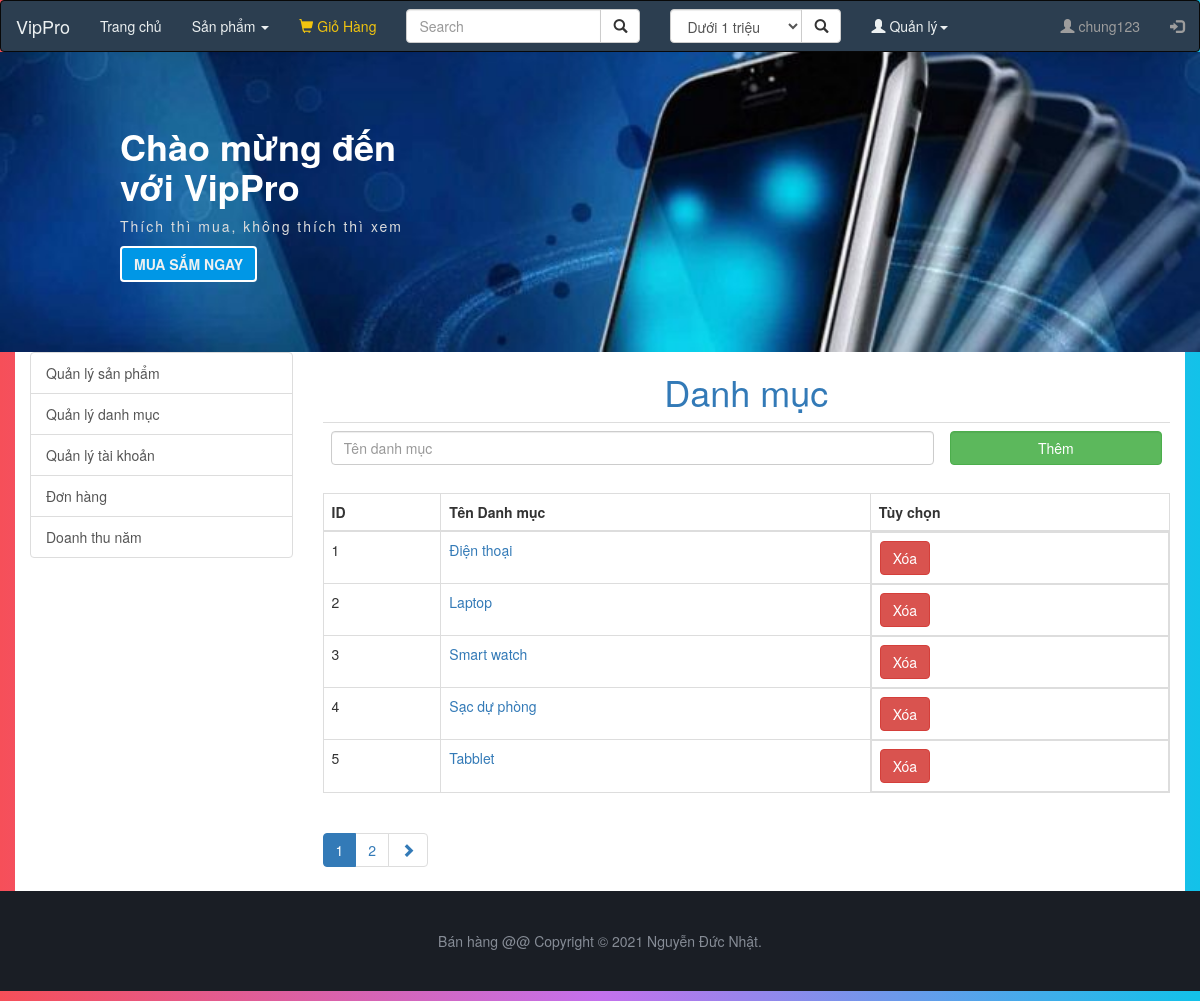
The app's page /manage-category.php (signed in) with its own data.
### tables this page shows
CREATE TABLE `danhmuc` (
  `id` int(10) UNSIGNED NOT NULL,
  `name` varchar(255) NOT NULL
);

### manage-category.php (the view, shortened to what this page needs)
<!DOCTYPE html>
<html lang="en">
<head>
    <?php include("import.php") ?>
</head>
<body>
   <header>
    <?php include("header.php"); ?>
   </header>
   <main>
    <div class="container">
        <div class="mt-3 row">
            <div class="col-sm-3">
                <div class="list-group m-x-2">
                    <a href="manage-product.php" class="list-group-item list-group-item-action list-group-item-primary">Quản lý sản phẩm</a>
                    <a href="manage-category.php" class="list-group-item list-group-item-action">Quản lý danh mục</a>
                    <a href="manage-account.php" class="list-group-item list-group-item-action">Quản lý tài khoản</a>
                    <a href="manage-receipt.php" class="list-group-item list-group-item-action">Đơn hàng</a>
                    <a href="sumary.php" class="list-group-item list-group-item-action">Doanh thu năm</a>
                </div>
            </div>
            <div class="col-sm-9">
                <h1 class="text-center text-primary">Danh mục</h1>
                            <form action="<?php echo htmlspecialchars($_SERVER["PHP_SELF"]);?>" method="POST">
                                <table class="table">
                                    <tr>
                                        <td>
                                            <input class="form-control" type="text" name="cateName" placeholder="Tên danh mục" required>
                                        </td>
                                        <td>
                                            <input class="form-control btn-success" type="submit" value="Thêm">
                                        </td>
                                    </tr>
                                </table>
                            </form>
                <div class="table-cont">
                    <div class="table-responsive-md">
                        <table class="table table-hover table-bordered">
                            <thead>
                                <tr>
                                <th>ID</th>
                                <th>Tên Danh mục</th>
                                <th>Tùy chọn</th>
                                </tr>
                            </thead>
                            <tbody>
                            <?php
                             $result = mysqli_query($conn, "SELECT count(id) as total FROM `danhmuc`");
                             $row = mysqli_fetch_assoc($result);
                             $total_records = $row['total'];
                             $current_page = isset($_REQUEST['page']) ? $_REQUEST['page'] : 1;
                             $limit = 5;
                             $total_page = ceil($total_records / $limit);
                             $start = ($current_page - 1) * $limit;
                            $query = "SELECT * FROM `danhmuc` LIMIT $start, $limit";
                            $rs = mysqli_query($conn, $query);
                            while($row = mysqli_fetch_assoc($rs)) {
                                echo '<tr>
                                        <td>'.$row['id'].'</td>
                                        <td><a href="products.php?category='.$row['id'].'">'.$row['name'].'</a></td>
                                        <td style="display: flex;">
                                            <div class="mb-1">
                                                <form action ="" method="GET">
                                                    <input class="hide" type="number" name="deleteId" value="'.$row['id'].'">
                                                    <input class="btn btn-danger" type="submit" value="Xóa">
                                                </form>
                                            </div>
                                        </td>
                                    </tr>';
                            }
                        ?>
                            </tbody>
                        </table>
                    </div>
                    <div class="pagination-cont">
                    <ul class="pagination">
                    <?php
                        for($i = 1; $i <= $total_page; $i++) {
                            if($i == $current_page) {
                                echo '<li class="page-item active"><a class="page-link" href="#">'.$i.'</a></li>';
                            } else {
                                echo '<li class="page-item"><a href="manage-category.php?page='.$i.'">'.$i.'</a></li>';
                            }
                        }
                        if($current_page < $total_page && $total_page > 1) {
                            echo '<li class="page-item"><a href="manage-category.php?page='.($current_page + 1).'"><span class="glyphicon glyphicon-chevron-right"></span></a></li>';
                        }
                    ?>
                    </ul>
                </div>
                </div>
            </div>
        </div>
    </div>
   </main>
   <?php include("footer.php") ?>
</body>
</html>

### CSS/style.css (style rules this page uses)
body { background: #12c2e9; background: -webkit-linear-gradient(to right, #f64f59, #c471ed, #12c2e9); background: linear-gradient(to right, #f64f59, #c471ed, #12c2e9); }
main .container { background-color: #fff; }

### records on screen
danhmuc: id "1", name "Điện thoại"
danhmuc: id "2", name "Laptop"
danhmuc: id "3", name "Smart watch"
danhmuc: id "4", name "Sạc dự phòng"
danhmuc: id "5", name "Tabblet"

### other values on screen
$_SESSION['username'] "chung123"
